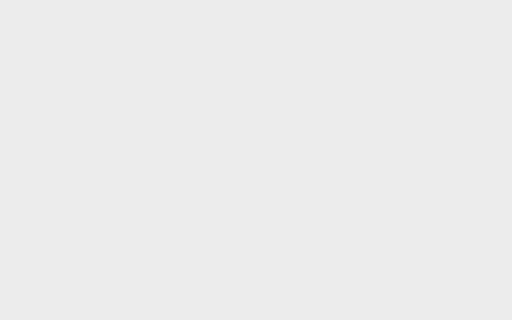
view 1 (above)

16 first-person views from a walk through a scene from a Unity 3-D project. The camera is 1.4 m above the floor, tilts 4° down and sees 75° across. The floor is counted in squares, 1 m on a side. Each view is taken from the middle of a square. On the plan, view 1 faces up. The plan holds only what a view shows up to about 15 squares ahead; the rest is blank. The place goes on beyond the plan. Surface patterns are stand-ins for the level's own textures.

view 2
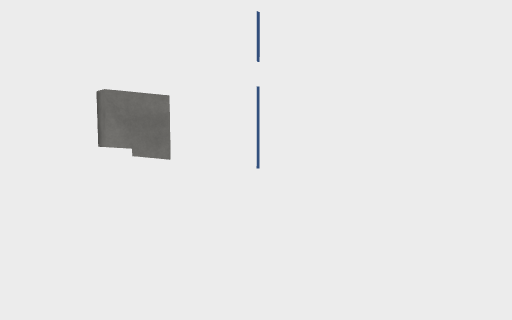

view 3
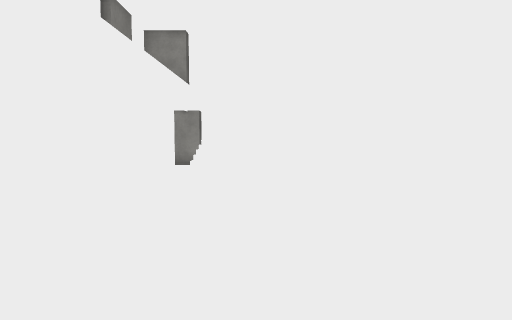

view 4
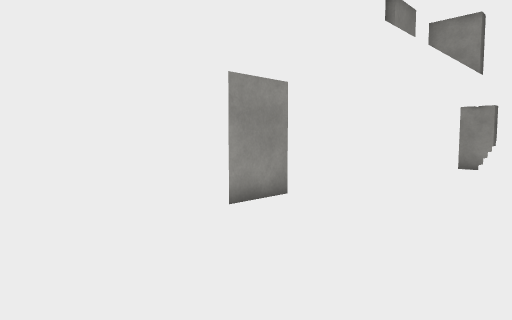

view 5
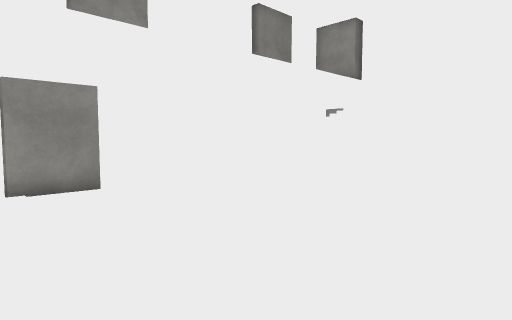

view 6
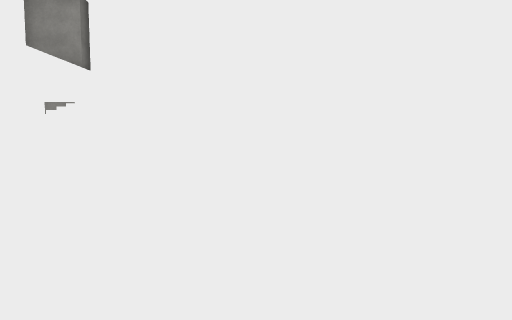

view 7
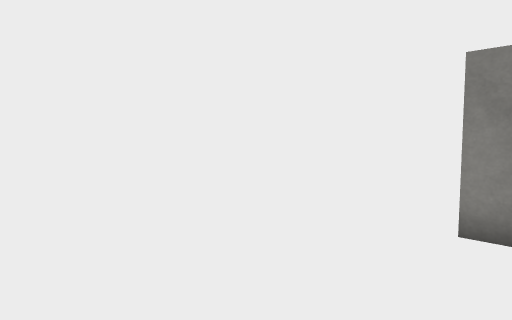

view 8
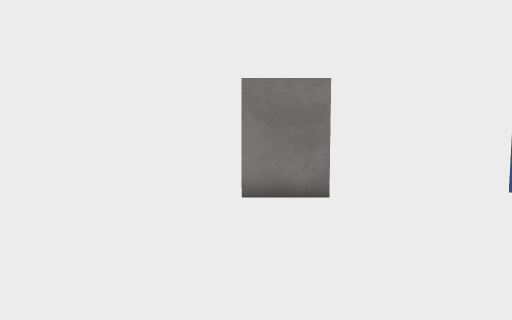

view 9
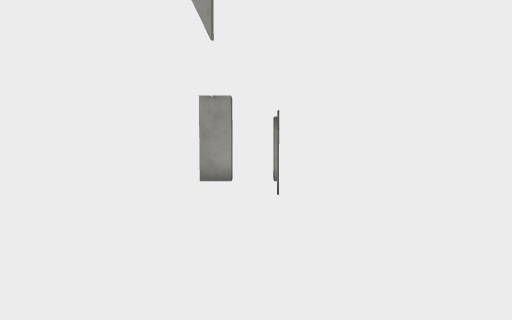

view 10
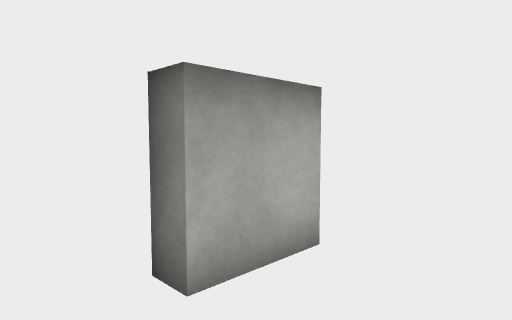

view 11
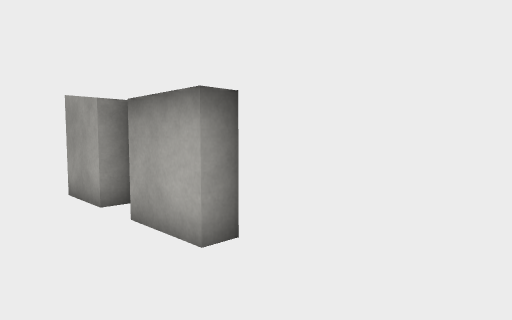

view 12
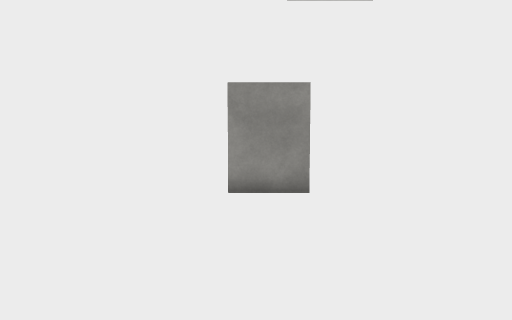

view 13
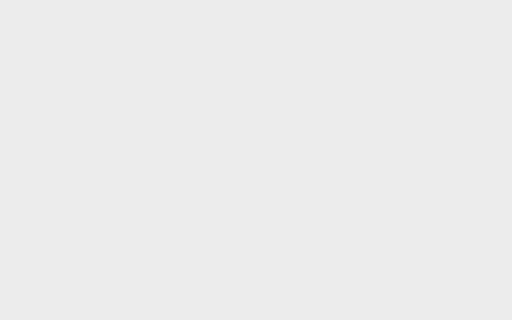

view 14
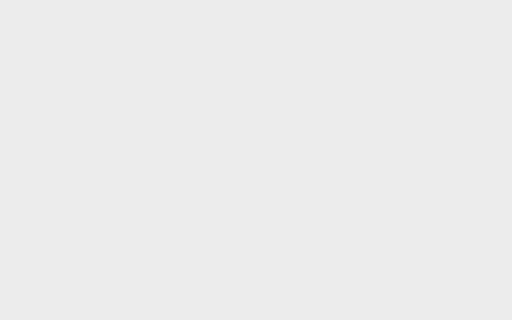

view 15
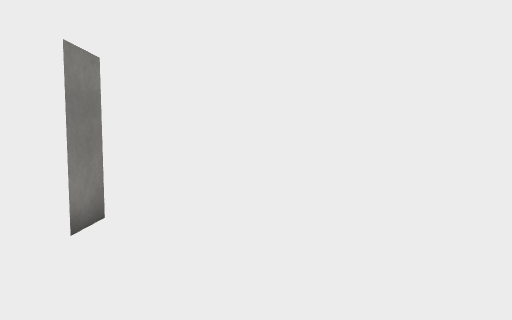

view 16
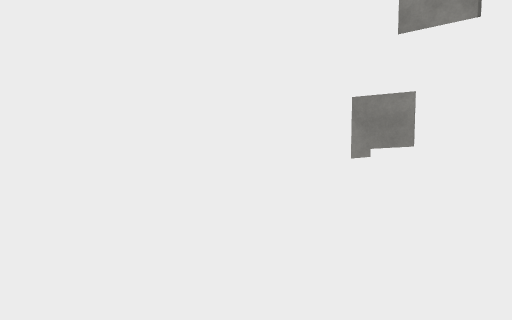

### Floor plan
Key: @ floor where view 1 was taken; # wall or solid block; . floor; / step, stairs or slope; ^ raised ledge.
Columns run from 8 left of view 1 to 4 right of it. Each row starts with its distance up from view 1.
 11 #############
 10 #...........#
  9 ##...^^^....#
  8 ##..^^^^..###
  7 ##..^^^^..###
  6 #....^^^....#
  5 #..........##
  4 #...////...##
  3 ##..////..###
  2 ##..////..###
  1 ##..////....#
  0 #...////@...#
 -1 #...////....#
 -2 #...////....#
 -3 ##..////..###
 -4 ##..////..###
 -5 #...........#
 -6 #...........#
 -7 #############

Positions as (right, up) in squares from view 1, and headings:
1: (0, 0), facing up
2: (2, 0), facing up-left
3: (-2, 10), facing down
4: (-2, 10), facing down-right
5: (-6, 7), facing down-right
6: (-5, 6), facing down
7: (-2, 5), facing down-left
8: (0, 4), facing left
9: (0, 4), facing down
10: (1, -4), facing down-left
11: (-6, -4), facing down-right
12: (-5, 5), facing right
13: (0, -5), facing up-right
14: (-5, -5), facing up-left
15: (-5, 0), facing up
16: (-7, 0), facing up-right
